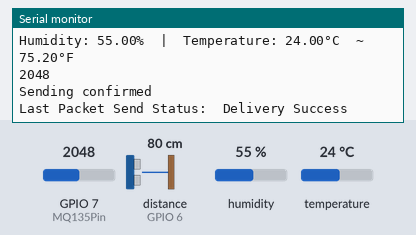
The sketch below on a simulated ESP32-S3. Parts: the last lines printed to the serial monitor. Wiring (inferred from the names in the program): ultrasonic range finder: trigger GPIO 5; echo GPIO 6. Inputs (shaded band) come from the test bench; at power-on: humidity 55 %, GPIO 7 (MQ135Pin) = 2048, temperature 24 °C, distance to the obstacle (sensor on GPIO 6) 80 cm. The echo pulse lasts 58.3 µs per cm.

Above: at 1.2 s.
1.3 s: humidity set to 22 %
2.8 s: GPIO 7 (MQ135Pin) set to 2866
At 3.6 s:
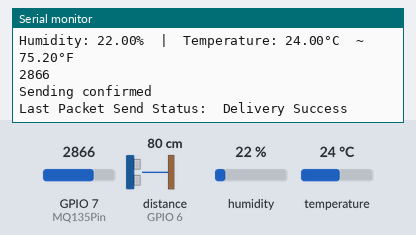
4.3 s: temperature set to 12 °C
5.8 s: GPIO 7 (MQ135Pin) set to 3972
At 7.0 s:
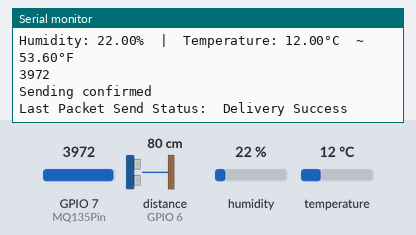
7.3 s: humidity set to 40 %
Timing chart, 0 to 9.8 s (numbered marks = the images above; inputs shaded):
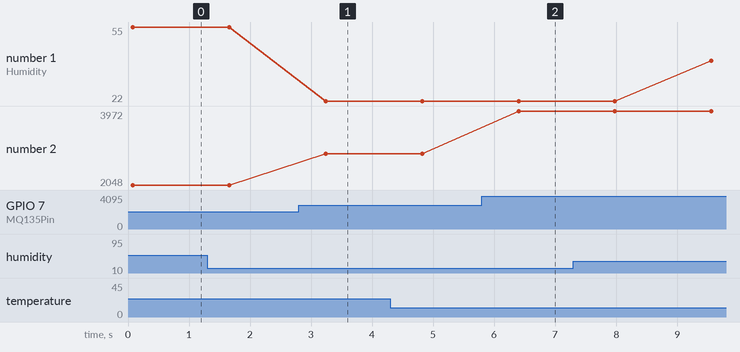

Measured:
- after the input at 2.8 s, the serial monitor: prints a new line after 0.44 s (image 1)
- after the input at 5.8 s, the serial monitor: prints a new line after 0.60 s (image 2)
- plotted number 1: 22 → 40 after the input at 7.3 s
- plotted number 2: 2048 → 2866 after the input at 2.8 s, 2866 → 3972 after the input at 5.8 s

The sketch:

InitiatorESPNOW.ino
```cpp
// Include Libraries
#include <esp_now.h>
#include <WiFi.h>
#include <DHT.h>


// Variables for test data
int int_value;
float float_value;
bool bool_value = true;

const int trigPin = 5;
const int echoPin = 6;
const int MQ135Pin = 7;


#define SOUND_SPEED 0.034
#define CM_TO_INCH 0.393701

#define DHT_SENSOR_PIN  15 // ESP32 pin GPIO21 connected to DHT22 sensor
#define DHT_SENSOR_TYPE DHT22

DHT dht_sensor(DHT_SENSOR_PIN, DHT_SENSOR_TYPE);

long duration;
float distanceCm;
float distanceInch;

// MAC Address of responder - edit as required
uint8_t broadcastAddress[] = {0xF4, 0x12, 0xFA, 0xED, 0x4A, 0x1C}; //PCB
// uint8_t broadcastAddress[] = {0xFF, 0x8A, 0xFC, 0xAA, 0xEA, 0x40}; //Dev Board

// Define a data structure
typedef struct data_packet {
  int canId;
  int percentFull;
  float temperature;
  float humidity;
  int CO2Concentration;
} data_packet;

// Create a structured object
data_packet myData;

// Peer info
esp_now_peer_info_t peerInfo;

// Callback function called when data is sent
void OnDataSent(const uint8_t *mac_addr, esp_now_send_status_t status) {
  Serial.print("\r\nLast Packet Send Status:\t");
  Serial.println(status == ESP_NOW_SEND_SUCCESS ? "Delivery Success" : "Delivery Fail");
}

void setup() {
  pinMode(trigPin, OUTPUT); // Sets the trigPin as an Output
  pinMode(echoPin, INPUT); // Sets the echoPin as an Input

  // Set up Serial Monitor
  Serial.begin(115200);

  // Set ESP32 as a Wi-Fi Station
  WiFi.mode(WIFI_STA);

  // Initilize ESP-NOW
  if (esp_now_init() != ESP_OK) {
    Serial.println("Error initializing ESP-NOW");
    return;
  }

  // Register the send callback
  esp_now_register_send_cb(OnDataSent);

  // Register peer
  memcpy(peerInfo.peer_addr, broadcastAddress, 6);
  peerInfo.channel = 0;
  peerInfo.encrypt = false;

  // Add peer
  if (esp_now_add_peer(&peerInfo) != ESP_OK){
    Serial.println("Failed to add peer");
    return;
  }

  dht_sensor.begin(); // initialize the DHT sensor
}

void loop() {

  duration = 0;
  for (int i = 0; i < 5; i++){
    // Clears the trigPin
    digitalWrite(trigPin, LOW);
    delayMicroseconds(2);
    // Sets the trigPin on HIGH state for 10 micro seconds
    digitalWrite(trigPin, HIGH);
    delayMicroseconds(10);
    digitalWrite(trigPin, LOW);
  // Reads the echoPin, returns the sound wave travel time in microseconds
    duration += pulseIn(echoPin, HIGH);
    delay(10);
  }
  duration = duration/5; //Gets the average of 5 read in values
  // read humidity
  float humi  = dht_sensor.readHumidity();
  // read temperature in Celsius
  float tempC = dht_sensor.readTemperature();
  // read temperature in Fahrenheit
  float tempF = dht_sensor.readTemperature(true);

  int MQ135_data = analogRead(MQ135Pin);
  // check whether the reading is successful or not
  if ( isnan(tempC) || isnan(tempF) || isnan(humi)) {
    Serial.println("Failed to read from DHT sensor!");
  } else {
    Serial.print("Humidity: ");
    Serial.print(humi);
    Serial.print("%");

    Serial.print("  |  ");

    Serial.print("Temperature: ");
    Serial.print(tempC);
    Serial.print("°C  ~  ");
    Serial.print(tempF);
    Serial.println("°F");

    Serial.println(MQ135_data);
  }


  // Calculate the distance
  distanceCm = duration * SOUND_SPEED/2;

  // Convert to inches
  distanceInch = distanceCm * CM_TO_INCH;

  // Format structured data
  myData.canId = 1;     //Can 1
  myData.percentFull = distanceInch;
  myData.temperature = tempF;
  myData.humidity = humi;
  myData.CO2Concentration = MQ135_data;
  // Send message via ESP-NOW
  esp_err_t result = esp_now_send(broadcastAddress, (uint8_t *) &myData, sizeof(myData));

  if (result == ESP_OK) {
    Serial.println("Sending confirmed");
  }
  else {
    Serial.println("Sending error");
  }
  delay(1500);
}
```
